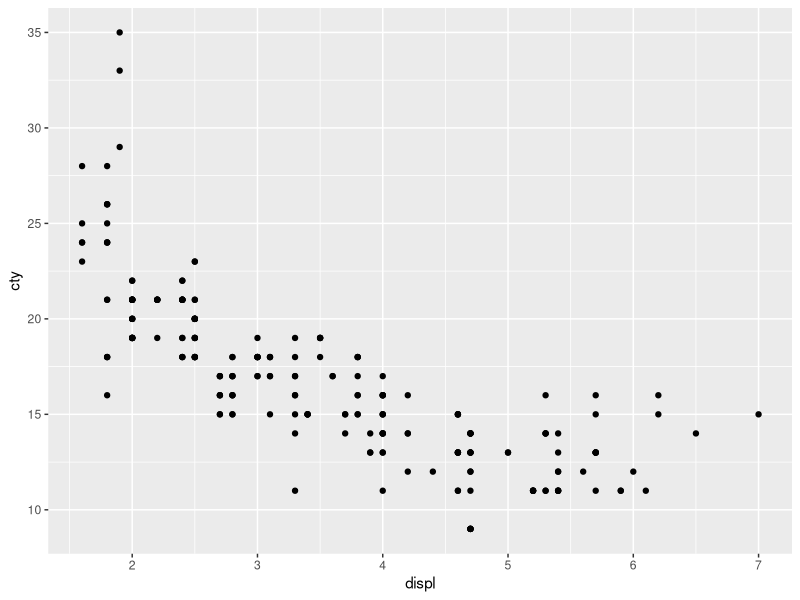
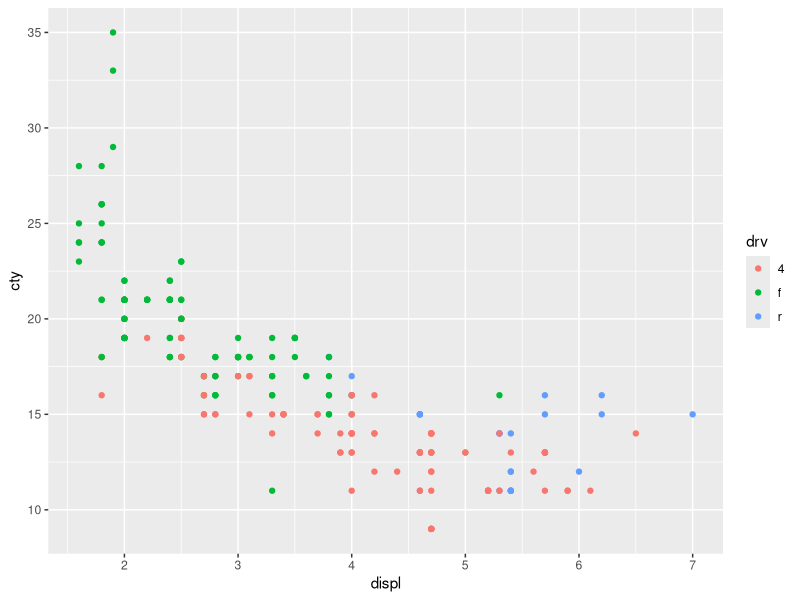
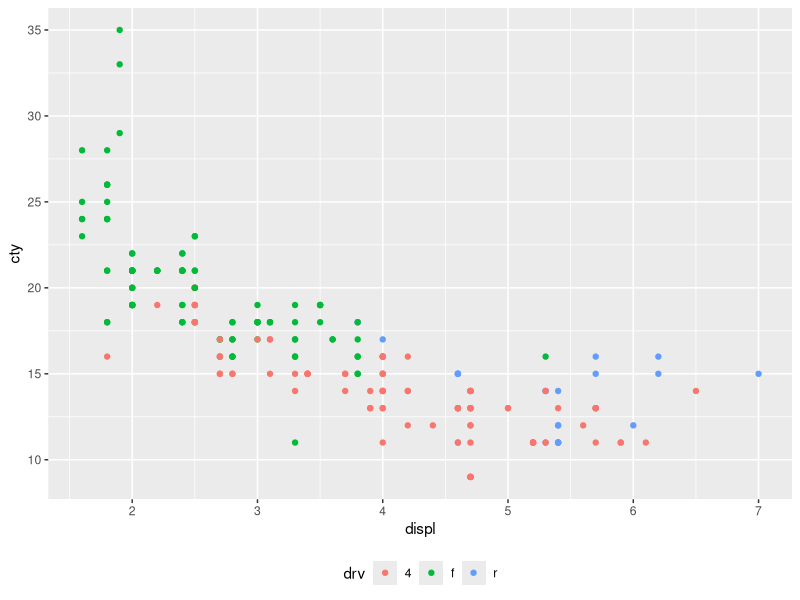
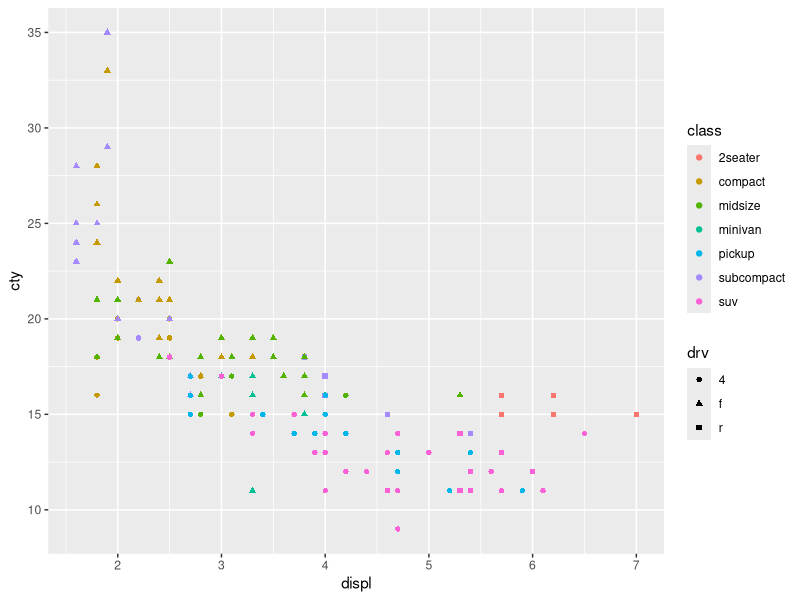
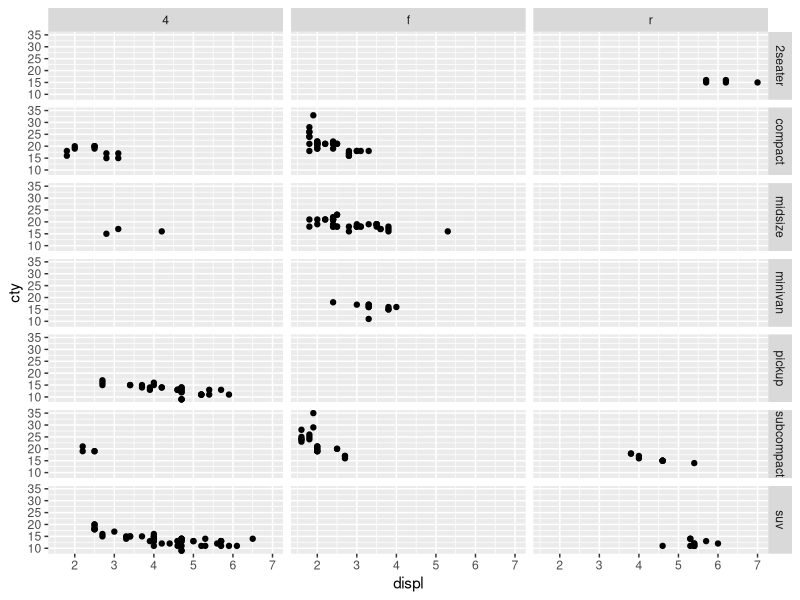
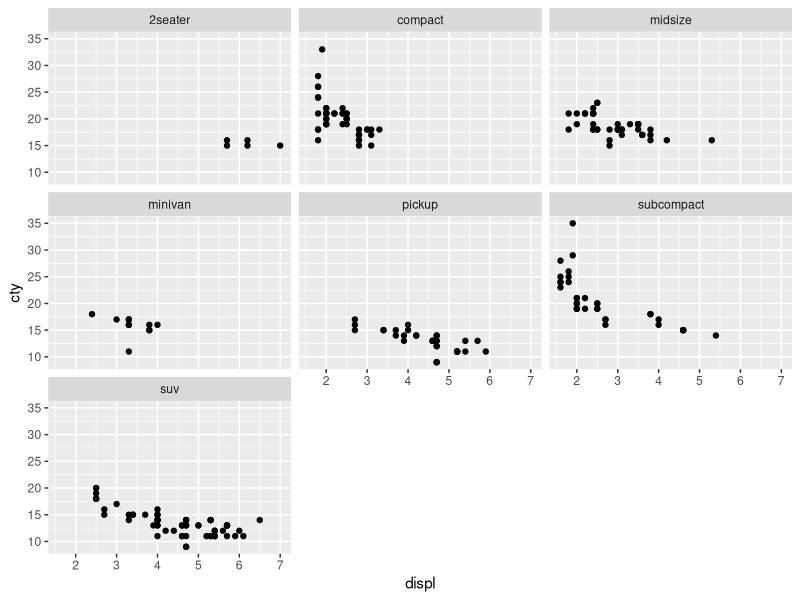
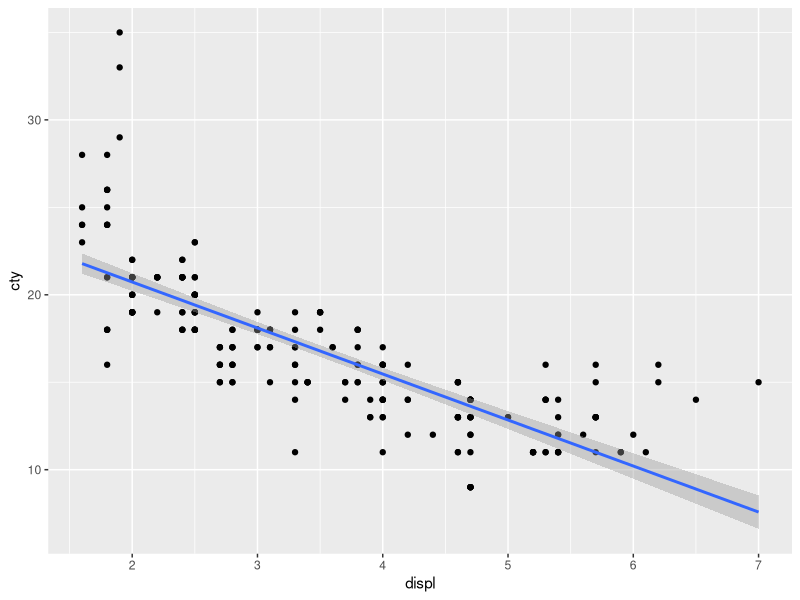
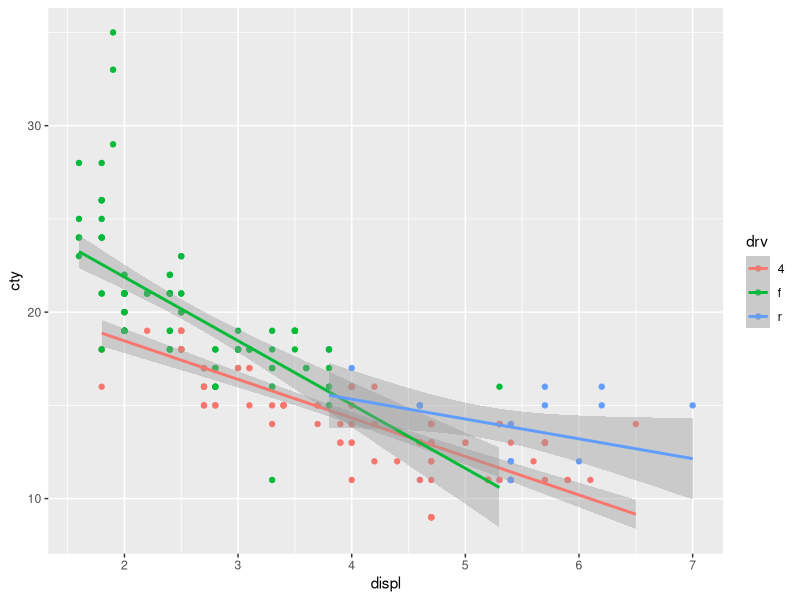

These charts were generated, in order, by the following R code:
library(tidyverse)
data("mpg",package = "ggplot2")
mpg
## scatterplots

ggplot(mpg, aes(x = displ, y = cty))+
  geom_point()

## color
ggplot(mpg, aes(x = displ, y = cty, col = drv)) +
  geom_point()

## legends position
ggplot(mpg, aes(x = displ, y = cty, col = drv)) +
  geom_point() +
  theme(legend.position = "bottom")

## shapes,
ggplot(mpg, aes(x = displ, y = cty, col = class, shape = drv)) +
  geom_point()

## multiple plots
ggplot(mpg, aes(x = displ, y = cty)) +
  geom_point() +
  facet_grid(class ~ drv)

#If we want to produce separate plots for only a single variable, we can use the facet_wrap() function:

ggplot(mpg, aes(x = displ, y = cty)) +
  geom_point() +
  facet_wrap(~ class)

## adding summary to plots line of best fit
ggplot(mpg, aes(x = displ, y = cty)) +
  geom_point() +
  geom_smooth(method = "lm")

## with different color
ggplot(mpg, aes(x = displ, y = cty, col = drv)) +
  geom_point() +
  geom_smooth(method = "lm")

## box plot

ggplot(mpg, aes(x = drv, y = cty)) +
  geom_boxplot()
